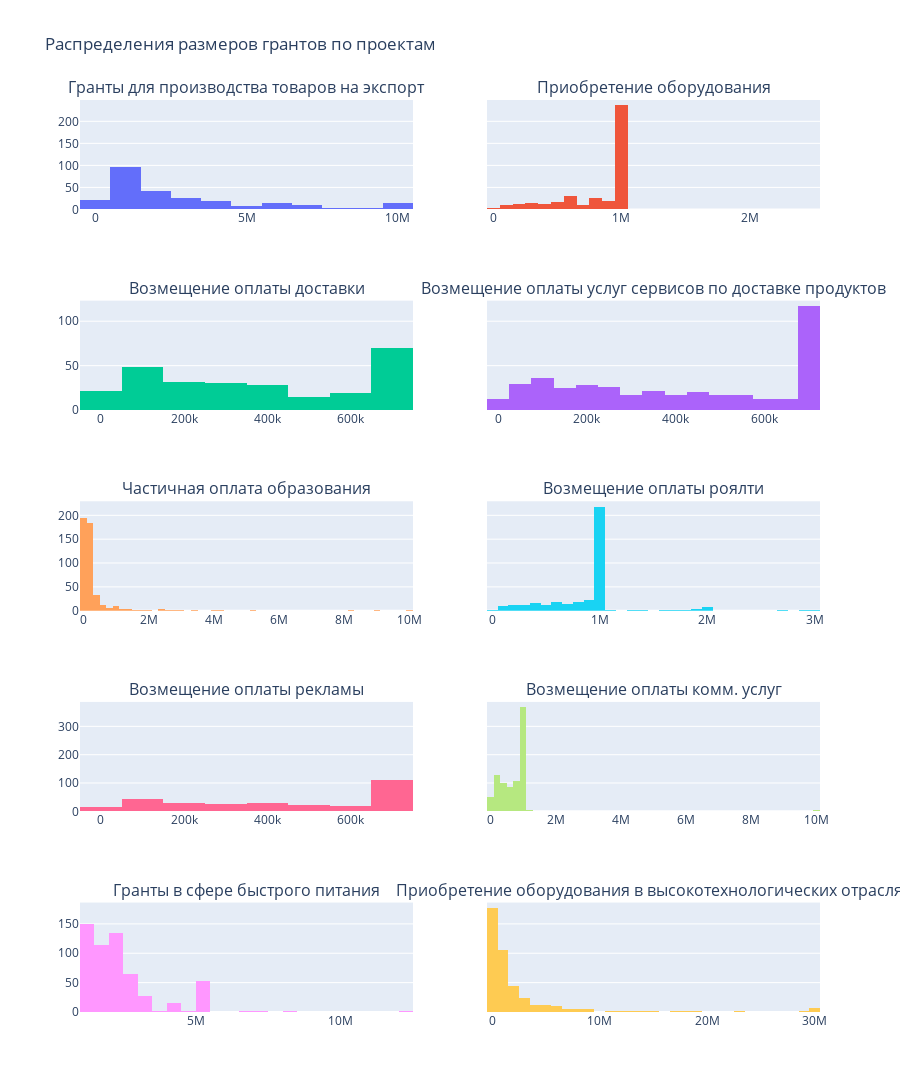

The notebook cell this image was saved under:
### Markdown cell above
Посмотрим на распределения грантов по исследуемым проектам.

### Code cell
projects = list(df_to_test['project_name'].unique())

fig = make_subplots(rows=5,
                    cols=2,
                    shared_yaxes=True,
                    subplot_titles=projects)

row=1
col=1

for project in projects:
    fig.append_trace(go.Histogram(x=df_to_test[df_to_test['project_name'] == project]['amount'], name=project), row, col)

    if col % 2 == 0:
        row+=1
        col=0

    col+=1

fig.update_layout(title='Распределения размеров грантов по проектам',
                  height=1500,
                  coloraxis=dict(colorscale='Bluered_r'),
                  showlegend=False)
fig.show()

### Figure 1 — Plotly figure (JSON) as saved in the notebook; plotly's stock layout.template omitted (floating-point values rounded to 4 significant figures; data arrays with more than 128 entries replaced by an {"elided": "..."} marker saying what was removed)
{"data": [{"name": "Гранты для производства товаров на экспорт", "type": "histogram", "x": {"elided": "259 float values"}, "xaxis": "x", "yaxis": "y"}, {"name": "Приобретение оборудования", "type": "histogram", "x": {"elided": "395 float values"}, "xaxis": "x2", "yaxis": "y2"}, {"name": "Возмещение оплаты доставки", "type": "histogram", "x": {"elided": "265 float values"}, "xaxis": "x3", "yaxis": "y3"}, {"name": "Возмещение оплаты услуг сервисов по доставке продуктов", "type": "histogram", "x": {"elided": "406 float values"}, "xaxis": "x4", "yaxis": "y4"}, {"name": "Частичная оплата образования", "type": "histogram", "x": {"elided": "467 float values"}, "xaxis": "x5", "yaxis": "y5"}, {"name": "Возмещение оплаты роялти", "type": "histogram", "x": {"elided": "379 float values"}, "xaxis": "x6", "yaxis": "y6"}, {"name": "Возмещение оплаты рекламы", "type": "histogram", "x": {"elided": "294 float values"}, "xaxis": "x7", "yaxis": "y7"}, {"name": "Возмещение оплаты комм. услуг", "type": "histogram", "x": {"elided": "876 float values"}, "xaxis": "x8", "yaxis": "y8"}, {"name": "Гранты в сфере быстрого питания", "type": "histogram", "x": {"elided": "564 int values"}, "xaxis": "x9", "yaxis": "y9"}, {"name": "Приобретение оборудования в высокотехнологических отраслях", "type": "histogram", "x": {"elided": "421 float values"}, "xaxis": "x10", "yaxis": "y10"}], "layout": {"annotations": [{"font": {"size": 16}, "showarrow": false, "text": "Гранты для производства товаров на экспорт", "x": 0.225, "xanchor": "center", "xref": "paper", "y": 1, "yanchor": "bottom", "yref": "paper"}, {"font": {"size": 16}, "showarrow": false, "text": "Приобретение оборудования", "x": 0.775, "xanchor": "center", "xref": "paper", "y": 1, "yanchor": "bottom", "yref": "paper"}, {"font": {"size": 16}, "showarrow": false, "text": "Возмещение оплаты доставки", "x": 0.225, "xanchor": "center", "xref": "paper", "y": 0.78, "yanchor": "bottom", "yref": "paper"}, {"font": {"size": 16}, "showarrow": false, "text": "Возмещение оплаты услуг сервисов по доставке продуктов", "x": 0.775, "xanchor": "center", "xref": "paper", "y": 0.78, "yanchor": "bottom", "yref": "paper"}, {"font": {"size": 16}, "showarrow": false, "text": "Частичная оплата образования", "x": 0.225, "xanchor": "center", "xref": "paper", "y": 0.56, "yanchor": "bottom", "yref": "paper"}, {"font": {"size": 16}, "showarrow": false, "text": "Возмещение оплаты роялти", "x": 0.775, "xanchor": "center", "xref": "paper", "y": 0.56, "yanchor": "bottom", "yref": "paper"}, {"font": {"size": 16}, "showarrow": false, "text": "Возмещение оплаты рекламы", "x": 0.225, "xanchor": "center", "xref": "paper", "y": 0.34, "yanchor": "bottom", "yref": "paper"}, {"font": {"size": 16}, "showarrow": false, "text": "Возмещение оплаты комм. услуг", "x": 0.775, "xanchor": "center", "xref": "paper", "y": 0.34, "yanchor": "bottom", "yref": "paper"}, {"font": {"size": 16}, "showarrow": false, "text": "Гранты в сфере быстрого питания", "x": 0.225, "xanchor": "center", "xref": "paper", "y": 0.12, "yanchor": "bottom", "yref": "paper"}, {"font": {"size": 16}, "showarrow": false, "text": "Приобретение оборудования в высокотехнологических отраслях", "x": 0.775, "xanchor": "center", "xref": "paper", "y": 0.12, "yanchor": "bottom", "yref": "paper"}], "coloraxis": {"colorscale": [[0, "rgb(255,0,0)"], [1, "rgb(0,0,255)"]]}, "height": 1500, "showlegend": false, "title": {"text": "Распределения размеров грантов по проектам"}, "xaxis": {"anchor": "y", "domain": [0, 0.45]}, "xaxis10": {"anchor": "y10", "domain": [0.55, 1]}, "xaxis2": {"anchor": "y2", "domain": [0.55, 1]}, "xaxis3": {"anchor": "y3", "domain": [0, 0.45]}, "xaxis4": {"anchor": "y4", "domain": [0.55, 1]}, "xaxis5": {"anchor": "y5", "domain": [0, 0.45]}, "xaxis6": {"anchor": "y6", "domain": [0.55, 1]}, "xaxis7": {"anchor": "y7", "domain": [0, 0.45]}, "xaxis8": {"anchor": "y8", "domain": [0.55, 1]}, "xaxis9": {"anchor": "y9", "domain": [0, 0.45]}, "yaxis": {"anchor": "x", "domain": [0.88, 1]}, "yaxis10": {"anchor": "x10", "domain": [0, 0.12], "matches": "y9", "showticklabels": false}, "yaxis2": {"anchor": "x2", "domain": [0.88, 1], "matches": "y", "showticklabels": false}, "yaxis3": {"anchor": "x3", "domain": [0.66, 0.78]}, "yaxis4": {"anchor": "x4", "domain": [0.66, 0.78], "matches": "y3", "showticklabels": false}, "yaxis5": {"anchor": "x5", "domain": [0.44, 0.56]}, "yaxis6": {"anchor": "x6", "domain": [0.44, 0.56], "matches": "y5", "showticklabels": false}, "yaxis7": {"anchor": "x7", "domain": [0.22, 0.34]}, "yaxis8": {"anchor": "x8", "domain": [0.22, 0.34], "matches": "y7", "showticklabels": false}, "yaxis9": {"anchor": "x9", "domain": [0, 0.12]}}}
